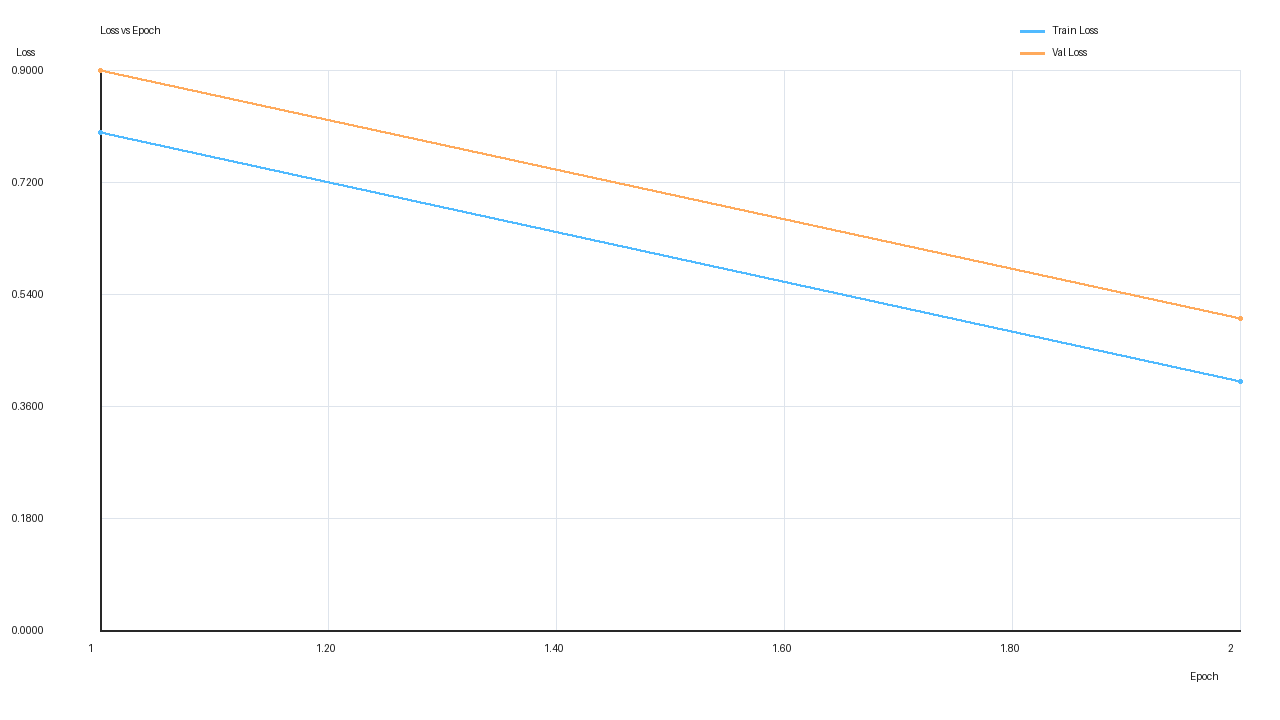
#> input picture plugins/neuralimage/.test_runtime/training_metric_csv_export_3a1452adac3e455586b97db7bd39c06c/training_metrics_loss_by_epoch.png, 1280 x 720 px; its folder holds only this picture in this run
$ python -i gradient_watershed.py   (imports and definitions only)
#> lines starting #> are read from the running program, lines starting #| are printed output that depends on the picture; after the words box and inside, x2 and y2 are one past the last pixel; in counts of white or black regions, pixels touching at a corner belong together
### plugins/contour/src/contour/utils.py
from __future__ import annotations

import os
from collections.abc import Iterable
from pathlib import Path
from threading import Lock
from typing import BinaryIO

import cv2
import numpy as np

from .application.processing import DisplaySettings
from .domain import PolygonData
from .i18n import tr

SUPPORTED_IMAGE_SUFFIXES = {".png", ".jpg", ".jpeg", ".bmp", ".tif", ".tiff"}
_CV2_DECODE_LOCK = Lock()


def is_image_path(path: str | Path) -> bool:
    return Path(path).suffix.lower() in SUPPORTED_IMAGE_SUFFIXES


def is_visible_image_path(path: str | Path) -> bool:
    normalized = Path(path)
    return is_image_path(normalized) and not normalized.name.startswith("_")


# [15 lines left out: functions scan_image_files, ensure_directory, not called in this run]


def ensure_uint8(image: np.ndarray) -> np.ndarray:
    if image.dtype == np.uint8:
        return image
    if image.dtype == np.bool_:
        return image.astype(np.uint8) * 255
    data = image.astype(np.float32)
    data = np.nan_to_num(data, copy=False)
    min_value = float(np.min(data)) if data.size else 0.0
    max_value = float(np.max(data)) if data.size else 0.0
    if max_value <= min_value:
        return np.zeros_like(data, dtype=np.uint8)
    normalized = (data - min_value) / (max_value - min_value)
    return np.clip(normalized * 255.0, 0, 255).astype(np.uint8)


# [162 lines left out: functions _imread_unicode_safe, imwrite_unicode_safe, load_image_grayscale, load_image_color_thumbnail, load_image_color, ensure_binary_mask and 2 more, not called in this run]


def _is_ellipse_display_polygon(polygon: PolygonData) -> bool:
    return polygon.shape_hint == "box" or polygon.category == "via"


# [18 lines left out: functions _ellipse_geometry_from_points, hex_to_bgr, not called in this run]

### plugins/contour/src/contour/vision/metal_recovery/gradient_watershed.py
"""Marker watershed segmentation for SEM conductors outlined by bright rims.

Global thresholding fails on these images because the bright rims form a third
intensity class: Otsu then splits rim from fill instead of metal from substrate.
Here the two reliable populations seed a watershed instead, and the region
boundary is placed on the intensity edge between them.
"""

from __future__ import annotations

from dataclasses import dataclass
from typing import cast

import cv2
import numpy as np
from numpy.typing import NDArray

from ...utils import ensure_binary_mask, ensure_uint8

_PRESENCE_ROBUST_SPAN = 96.0
_PRESENCE_MIN_COHERENT_FRACTION = 0.002
_PRESENCE_LOCAL_CONTRAST_SPAN_FRACTION = 0.18
_PRESENCE_MIN_LOCAL_CONTRAST = 8.0
_REFINEMENT_MIN_REGION_FRACTION = 0.01
_REFINEMENT_MAX_REGION_FRACTION = 0.40
_REFINEMENT_MIN_RIDGE_TO_TRENCH_RATIO = 1.05
_REFINEMENT_MIN_CONFIRMED_PIXELS = 5


@dataclass(frozen=True, slots=True)
class GradientWatershedConfig:
    """Seed levels are expressed as margins around the two Otsu class limits."""

    smoothing_sigma: float = 1.2
    core_margin: float = 23.0
    groove_margin: float = 19.0
    rim_probe_px: int = 2
    seed_speckle_px: int = 1
    valley_span_px: int = 5
    valley_depth: float = 65.0
    random_walker_beta: float = 90.0
    random_walker_iterations: int = 160
    graph_cut_iterations: int = 5
    reconstruction_erode_px: int = 0
    boundary_relief: float = 16.0
    boundary_background_sigma: float = 12.0


@dataclass(frozen=True, slots=True)
class MetalPresenceAnalysis:
    """Interpretable evidence used to reject frames without metallization."""

    has_metal: bool
    robust_intensity_span: float
    coherent_contrast_fraction: float
    largest_coherent_contrast_fraction: float
    local_contrast_limit: float


def analyze_metal_presence(
    gray: np.ndarray,
    *,
    smoothing_sigma: float = 1.0,
) -> MetalPresenceAnalysis:
    """Detect whether a frame has histogram or spatially persistent metal evidence.

    A broad robust histogram alone is sufficient evidence because weak and
    low-area conductors can still occupy very few pixels.  When the histogram
    span is small, coherent local-contrast structures provide an independent
    route to a positive decision.  Empty SEM texture has neither property.
    """
#> called with smoothing_sigma = 1
    source = ensure_uint8(gray)
    if source.ndim != 2 or source.size == 0:
        return MetalPresenceAnalysis(False, 0.0, 0.0, 0.0, 0.0)

    smoothed = cv2.GaussianBlur(source, (0, 0), max(0.1, float(smoothing_sigma)))
    percentile_1, percentile_99 = np.percentile(smoothed, (1.0, 99.0))
#> percentile_1 = 191; percentile_99 = 255
    robust_span = float(percentile_99 - percentile_1)
#> robust_span = 64
    local_background = cv2.GaussianBlur(smoothed, (0, 0), 12.0)
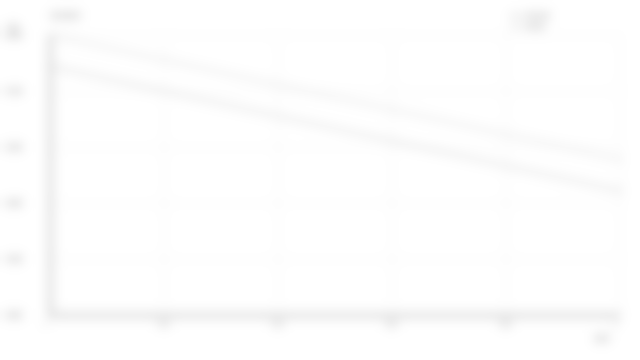
#> local_background: shape (720, 1280) (shown at 1/2 size); min 234, max 255, mean 253.2
    local_contrast = cv2.absdiff(smoothed, local_background)
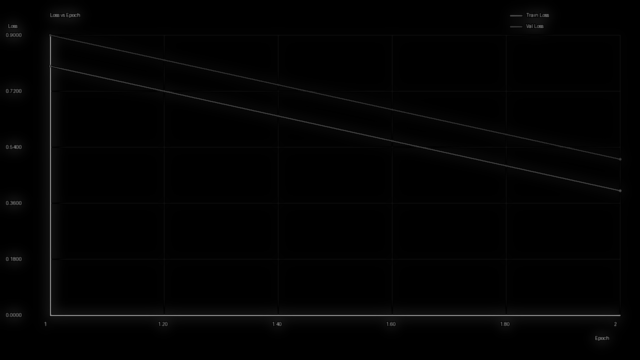
#> local_contrast: shape (720, 1280) (shown at 1/2 size); min 0, max 156, mean 2.8
    contrast_limit = max(
        _PRESENCE_MIN_LOCAL_CONTRAST,
        _PRESENCE_LOCAL_CONTRAST_SPAN_FRACTION * robust_span,
    )
#> contrast_limit = 11.52
    coherent = cv2.morphologyEx(
        (local_contrast >= contrast_limit).astype(np.uint8),
        cv2.MORPH_OPEN,
        cv2.getStructuringElement(cv2.MORPH_ELLIPSE, (3, 3)),
    )
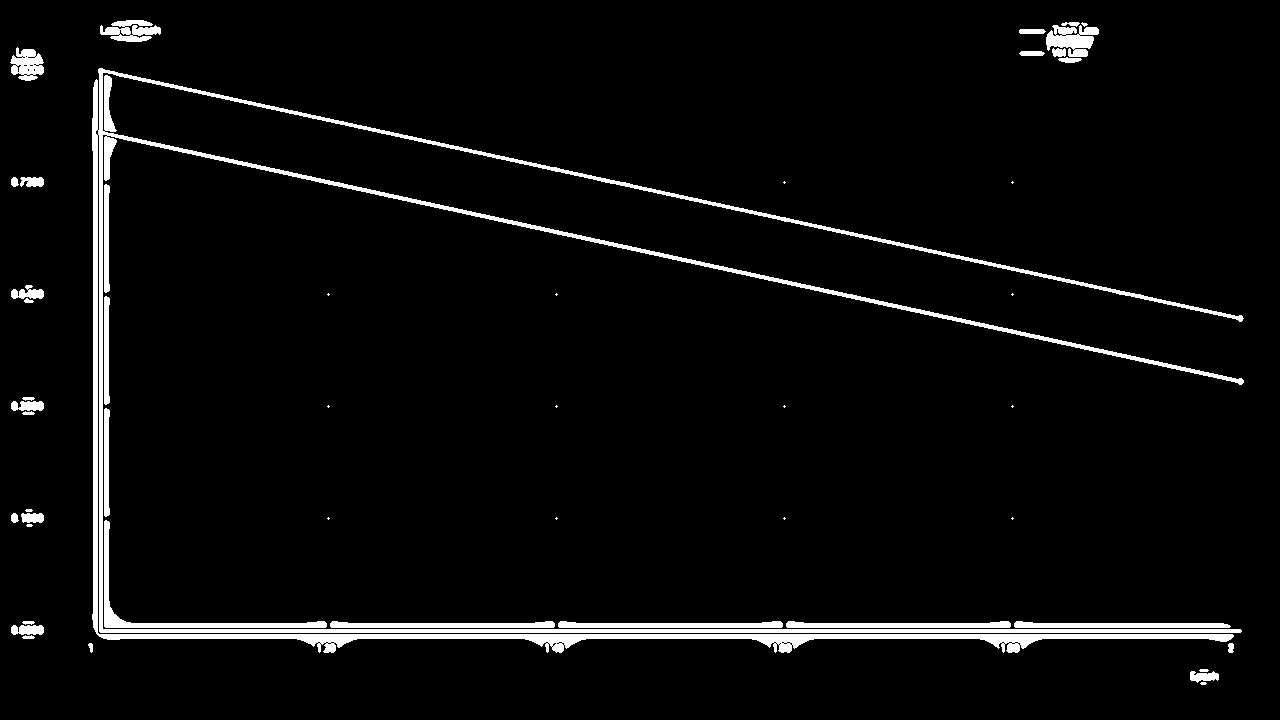
#> coherent: shape (720, 1280); values 0 (black) and 1 (white), 4.3% white; 50 white regions (16 under 20 px), largest, box (x1, y1, x2, y2) and area: (92, 68, 1244, 653) 26811, (104, 520, 327, 628) 1803, (558, 621, 783, 628) 1176
    component_count, _labels, stats, _centroids = cv2.connectedComponentsWithStats(
        coherent,
        connectivity=8,
    )
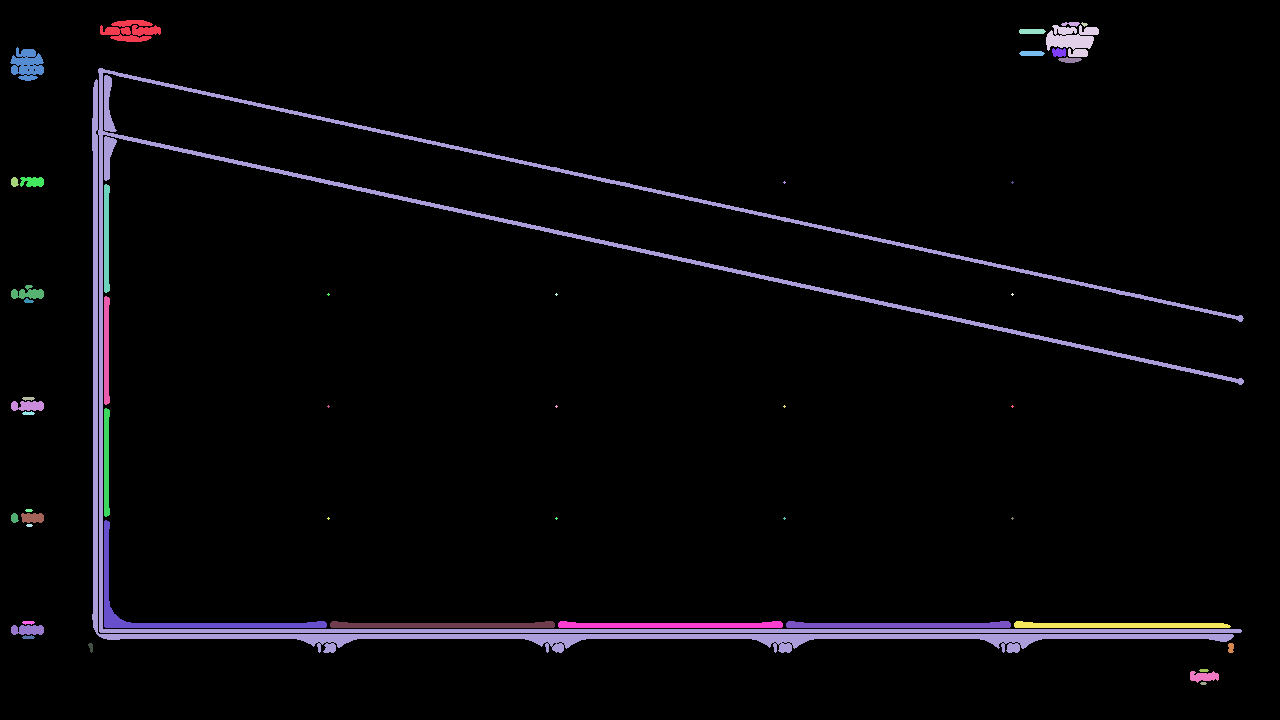
#> _labels: shape (720, 1280) int32; 51 distinct labels, from 0 to 50; one colour per label, 0 black
#> component_count = 51; stats = 51 rows, first 6: [0, 0, 1280, 720, 881535], [100, 20, 61, 22, 843], [1061, 22, 19, 5, 59], [1081, 22, 7, 5, 18], [1046, 25, 53, 32, 1048], [1019, 29, 27, 5, 127]
    largest_area = int(np.max(stats[1:, cv2.CC_STAT_AREA])) if component_count > 1 else 0
#> largest_area = 26811
    coherent_fraction = float(np.mean(coherent > 0))
#> coherent_fraction = 0.0435
    largest_fraction = largest_area / float(source.size)
#> largest_fraction = 0.0291
    has_histogram_evidence = robust_span >= _PRESENCE_ROBUST_SPAN
#> has_histogram_evidence = False
    has_coherent_evidence = largest_fraction >= _PRESENCE_MIN_COHERENT_FRACTION
#> has_coherent_evidence = True
    return MetalPresenceAnalysis(
        has_metal=has_histogram_evidence or has_coherent_evidence,
        robust_intensity_span=robust_span,
        coherent_contrast_fraction=coherent_fraction,
        largest_coherent_contrast_fraction=largest_fraction,
        local_contrast_limit=float(contrast_limit),
    )


# [325 lines left out: functions clamped_gradient_watershed_config, gradient_watershed_config_from_object, _otsu_level, intensity_class_limits, _open_seeds, keep_rim_lined_seeds and 7 more, not called in this run]


@dataclass(frozen=True, slots=True)
class ConductorSeeds:
    """Metal-core and gap markers shared by seeded conductor algorithms."""

    smoothed: np.ndarray
    core_seeds: np.ndarray
    groove_seeds: np.ndarray
    metal_limit: float

    @property
    def has_both_classes(self) -> bool:
        return bool(np.any(self.core_seeds)) and bool(np.any(self.groove_seeds))

    def fallback_mask(self) -> np.ndarray:
        return ensure_binary_mask((self.smoothed >= self.metal_limit).astype(np.uint8) * 255)


# [199 lines left out: functions selective_conductor_recovery, build_conductor_seeds, gradient_watershed_mask, gradient_watershed_mask_from_seeds, not called in this run]

>>> import cv2
>>> picture = cv2.imread('../../../../../neuralimage/.test_runtime/training_metric_csv_export_3a1452adac3e455586b97db7bd39c06c/training_metrics_loss_by_epoch.png', cv2.IMREAD_GRAYSCALE)
>>> result = analyze_metal_presence(picture)

$ run again, on plugins/neuralimage/.test_runtime/training_metric_csv_export_3a1452adac3e455586b97db7bd39c06c/training_metrics_train_loss_by_batch.png
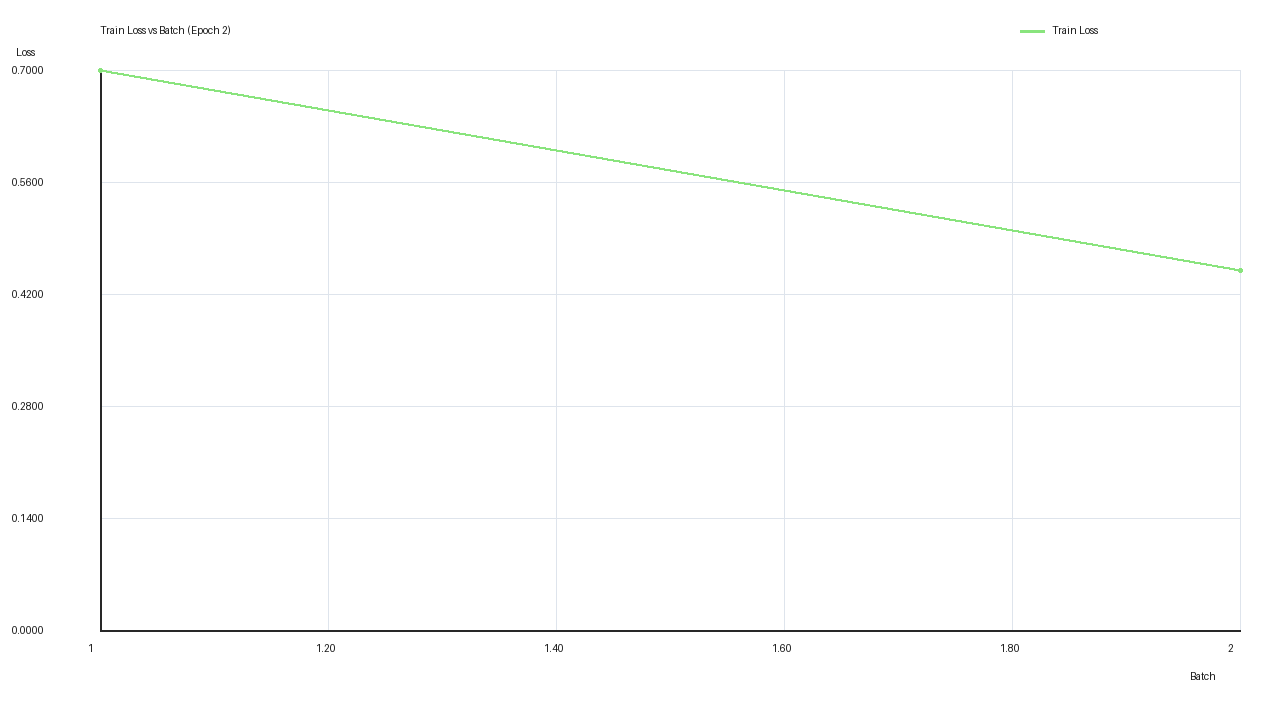
#> input picture plugins/neuralimage/.test_runtime/training_metric_csv_export_3a1452adac3e455586b97db7bd39c06c/training_metrics_train_loss_by_batch.png, 1280 x 720 px
#> percentile_1 = 202; percentile_99 = 255
#> robust_span = 53.01
#> contrast_limit = 9.54
#> in analyze_metal_presence, `coherent = cv2.morphologyEx( (local_contrast >= contrast_limit).astype..`:
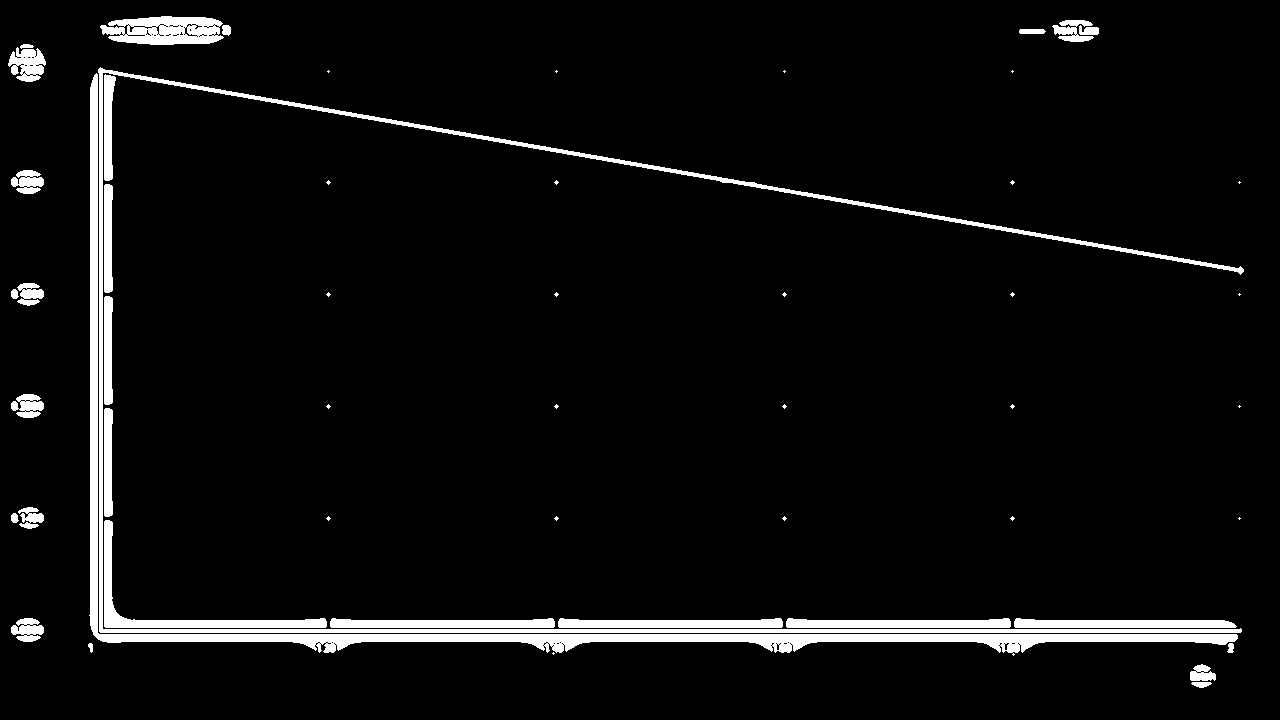
#> coherent: shape (720, 1280); values 0 (black) and 1 (white), 5.2% white; 53 white regions (24 under 20 px), largest, box (x1, y1, x2, y2) and area: (89, 73, 1238, 656) 15067, (98, 67, 1244, 633) 11564, (104, 520, 327, 628) 2728
#> in analyze_metal_presence, `component_count, _labels, stats, _centroids = cv2.connectedComponentsW..`:
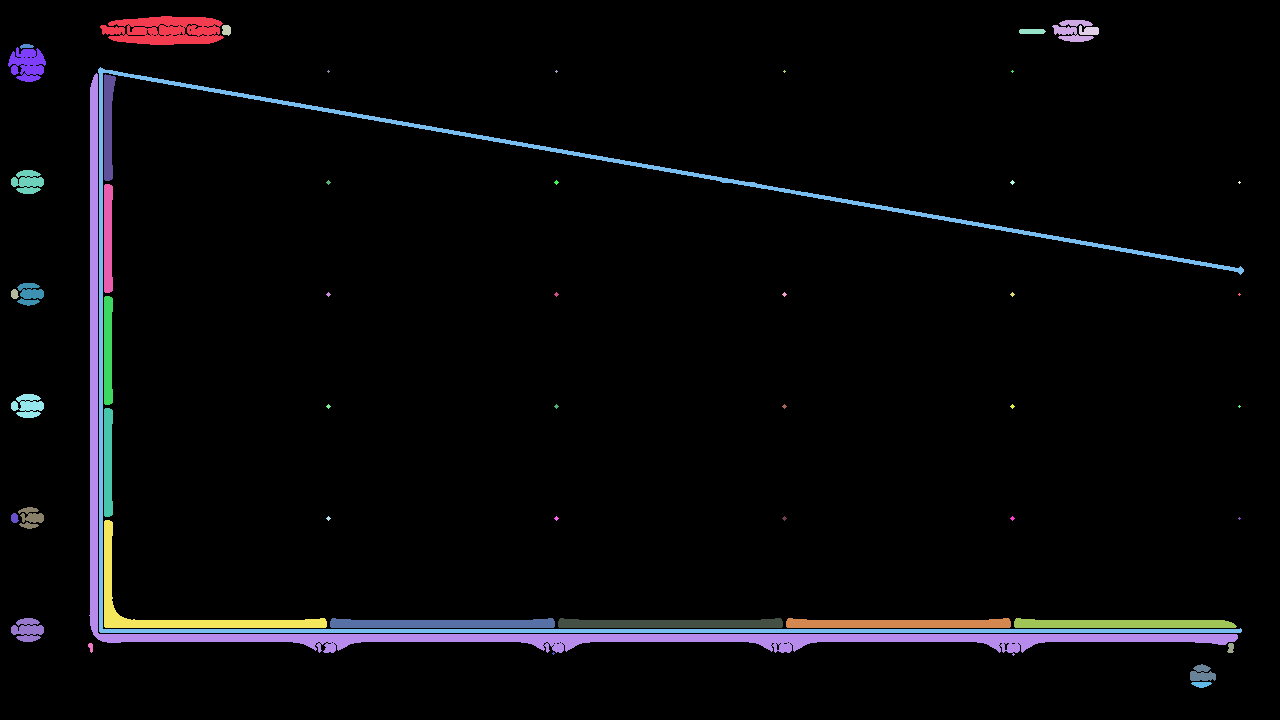
#> _labels: shape (720, 1280) int32; 54 distinct labels, from 0 to 53; one colour per label, 0 black
#> component_count = 54; stats = 54 rows, first 6: [0, 0, 1280, 720, 873670], [100, 16, 124, 29, 2643], [1052, 20, 42, 22, 521], [222, 25, 9, 11, 83], [1079, 25, 20, 10, 148], [1019, 29, 27, 5, 127]
#> largest_area = 15067
#> coherent_fraction = 0.052
#> largest_fraction = 0.0163
#> has_histogram_evidence = False
#> has_coherent_evidence = True
